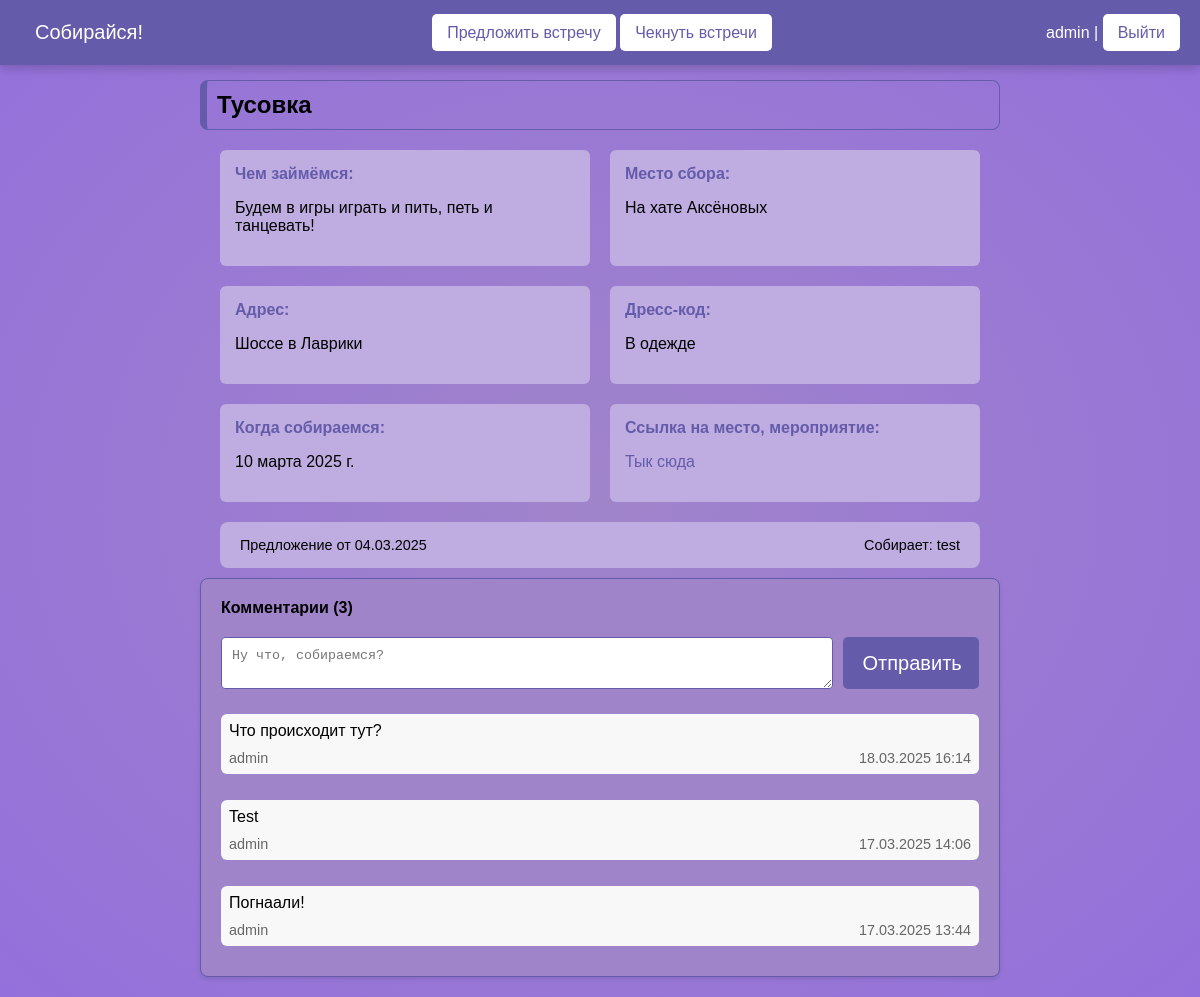
The app's page /check/1/ (signed in) with its own data.
### meetings/models.py (models this page shows, shortened)
class Meeting(models.Model):
    author = models.ForeignKey(User, on_delete=models.SET_NULL, null=True)
    reason_to_meet = models.CharField('Повод для встречи', max_length=150)
    meeting_place = models.CharField('Место сбора' ,max_length=255)
    address = models.CharField('Адрес', max_length=150)
    what_to_do = models.TextField('Чем займёмся')
    dress_code = models.CharField('Дресс-код', max_length=150)
    link = models.URLField('Ссылка на место, мероприятие', blank=True)
    date_meeting = models.DateField('Когда собираемся')
    date_create = models.DateField(auto_now_add=True)

class Comment(models.Model):
    meeting = models.ForeignKey(Meeting, on_delete=models.CASCADE, related_name='comments')
    author = models.ForeignKey(User, on_delete=models.CASCADE)
    text = models.TextField("Комментарий")
    created_date = models.DateTimeField("Дата создания", auto_now_add=True)

### meetings/views.py (the view)
# urls.py: path('check/<int:pk>/', views.meeting_detail, name='meeting_detail'),
@login_required
def meeting_detail(request, pk):
    meeting = get_object_or_404(Meeting, pk=pk)
    comments = meeting.comments.all().order_by('-created_date')
    if request.method == 'POST':
        form = CommentForm(request.POST)
        if form.is_valid() and request.user.is_authenticated:
            comment = form.save(commit=False)
            comment.meeting = meeting
            comment.author = request.user
            comment.save()
            return redirect('meeting_detail', pk=pk)
    else:
        form = CommentForm()
    return render(request, 'meetings/meeting_detail.html', {
        'meeting': meeting,
        'comments': comments,
        'form': form
    })

### meetings/forms.py
class CommentForm(ModelForm):
    class Meta:
        model = Comment
        fields = ('text',)
        widgets = {
            'text': Textarea(attrs={
                'class': 'form-control',
                'rows': 2,
                'placeholder': 'Ну что, собираемся?'
            })
        }

### meetings/templates/meetings/meeting_detail.html (shortened to what this page needs)
{% extends 'base.html' %}
{% load static %}
{% block content %}
<link rel="stylesheet" type="text/css" href="{% static 'meetings/css/detail.css' %}"/>
<div class="custom-container">
    <div class="meeting-card">
        <div class="card-header">
            <h2 class="meeting-title">{{ meeting.reason_to_meet }}</h2>
        </div>
        <div class="card-content">
            <div class="details-grid">
                <div class="detail-item">
                    <h4>Чем займёмся:</h4>
                    <p>{{ meeting.what_to_do }}</p>
                </div>
                <div class="detail-item">
                    <h4>Место сбора:</h4>
                    <p>{{ meeting.meeting_place }}</p>
                </div>
                <div class="detail-item">
                    <h4>Адрес:</h4>
                    <p>{{ meeting.address }}</p>
                </div>
                <div class="detail-item">
                    <h4>Дресс-код:</h4>
                    <p>{{ meeting.dress_code }}</p>
                </div>
                <div class="detail-item">
                    <h4>Когда собираемся:</h4>
                    <p>{{ meeting.date_meeting }}</p>
                </div>
                {% if meeting.link %}
                <div class="detail-item">
                    <h4>Ссылка на место, мероприятие:</h4>
                    <p><a href="{{ meeting.link }}" class="custom-link">Тык сюда</a></p>
                </div>
                {% else %}
                <div class="detail-item">
                    <h4>Ссылка на место, мероприятие:</h4>
                    <p>Ссылки нет - чекаем газеты :)</p>
                </div>
                {% endif %}
            </div>
            <div class="meeting-footer">
                <span>Предложение от {{ meeting.date_create|date:"d.m.Y" }}</span>
                <span>Собирает: {{ meeting.author.username }}</span>
            </div>
        </div>
    </div>
    <div class="comments-section">
        <div class="comments-header">
            <h4>Комментарии ({{ comments.count }})</h4>
        </div>
        <form method="post" class="comment-form">
            <textarea name="text" placeholder="Ну что, собираемся?"></textarea>
            <button type="submit">Отправить</button>
        </form>
        <div class="comments-list">
            {% for comment in comments %}
            <div class="comment-card">
                <p class="comment-text">{{ comment.text }}</p>
                <div class="comment-info">
                    <span>{{ comment.author.username }}</span>
                    <span>{{ comment.created_date|date:"d.m.Y H:i" }}</span>
                </div>
            </div>
            {% empty %}
            <p class="no-comments">Пока нет комментариев</p>
            {% endfor %}
        </div>
    </div>
</div>
{% endblock %}

### templates/base.html (shortened to what this page needs)
{% load static %}
<!DOCTYPE html>
<html lang="ru">
<head>
    <link rel="stylesheet" type="text/css" href="{% static 'meetings/css/style.css' %}"/>
</head>
<body>
    <div class="header">
        <div class="btn site-name"><a id="home" href="{% url 'home' %}" class="home-button">Собирайся!</a></div>
        <div class="nav-buttons">
            <a class="btn btn-primary" href="{% url 'suggest' %}">Предложить встречу</a>
            <a class="btn btn-primary" href="{% url 'check' %}">Чекнуть встречи</a>
        </div>
        <div class="auth-buttons">
            {% if user.is_authenticated %}
            {{user.username}} | <a href="{% url 'users:logout' %}">Выйти</a>
            {% else %}
            <a class="btn btn-primary" href="{% url 'users:login' %}">Войти</a> <a class="btn btn-primary" href="{% url 'users:register' %}">Регистрация</a>
            {% endif %}
        </div>
    </div>
	<div class="content-text">
{% block content %}
{% endblock %}
	</div>
</body>
</html>

### meetings/static/meetings/css/style.css (style rules this page uses)
body { background: radial-gradient(ellipse, #A084CA, #9370DB); margin: 0; font-family: Arial, sans-serif; }
.header { position: fixed; top: 0; left: 0; right: 0; background-color: #645CAA; color: white; display: flex; justify-content: space-between; align-items: center; padding: 11px 20px; box-shadow: 0 3px 10px rgba(0, 0, 0, 0.2); z-index: 1000; }
.header a { background-color: #fff; color: #645CAA; border: none; padding: 10px 15px; border-radius: 5px; cursor: pointer; transition: background-color 0.3s; text-decoration: none; }
#home { background-color: #645CAA; color: #fff; text-decoration: none; display: inline-block; transition: transform 0.3s ease; font-size: 20px; }
button { text-align: center; font-size: 20px; outline: none; border: 1px solid EBC7E8; border-radius: 5px; padding: 0.2rem 0.5rem; background-color: inherit; cursor: pointer; font-weight: 500; width: 30%; transition: background-color 0.3s ease; }

### meetings/static/meetings/css/detail.css (style rules this page uses)
.custom-container { max-width: 800px; margin: 0 auto; padding: 20px; margin-top: 60px; }
.card-header { padding: 10px; border: 1px solid #645CAA; border-left: 7px solid rgb(100, 92, 170); border-radius: 8px; }
.meeting-title { margin: 0; }
.details-grid { display: grid; grid-template-columns: repeat(auto-fit, minmax(250px, 1fr)); gap: 20px; padding: 20px; }
.detail-item { padding: 15px; background: #BFACE0; border-radius: 6px; }
.detail-item h4 { margin: 0 0 10px 0; color: #645CAA; }
.meeting-footer { display: flex; justify-content: space-between; padding: 15px 20px; background: #BFACE0; font-size: 0.9em; border-radius: 8px; margin: 0 auto; width: 90%; margin-bottom: 10px; }
.comments-section { background: #A084CA; border-radius: 8px; border: 1px solid #645CAA; box-shadow: 0 2px 4px rgba(0,0,0,0.1); padding: 20px; }
.comments-header h4 { margin: 0 0 20px 0; }
.comment-form { display: flex; gap: 10px; margin-bottom: 25px; }
.comment-form textarea { width: 700px; padding: 10px; border: 1px solid #645CAA; border-radius: 4px; min-height: 30px; }
.comment-form button { padding: 8px 20px; background: #645CAA; color: white; border: none; border-radius: 5px; cursor: pointer; width: 18%; }
.comment-card { padding: 8px; background: #f8f8f8; border-radius: 6px; margin-bottom: 10px; }
.comments-list { display: flex; flex-direction: column; gap: 16px; }
.comment-text { margin: 0 0 10px 0; }
.comment-info { display: flex; justify-content: space-between; font-size: 0.9em; color: #666; }
.custom-link { color: #645CAA; text-decoration: none; }

### records on screen
Meeting: reason_to_meet "Тусовка", what_to_do "Будем в игры играть и пить, петь и танцевать!", meeting_place "На хате Аксёновых", address "Шоссе в Лаврики", dress_code "В одежде", date_meeting "10 марта 2025 г.", date_create "04.03.2025", author.username "test"
Comment: text "Что происходит тут?", author.username "admin", created_date "18.03.2025 16:14"
Comment: text "Test", author.username "admin", created_date "17.03.2025 14:06"
Comment: text "Погнаали!", author.username "admin", created_date "17.03.2025 13:44"

### other values on screen
{{ user.username }} "admin"
{{ comments.count }} "3"
